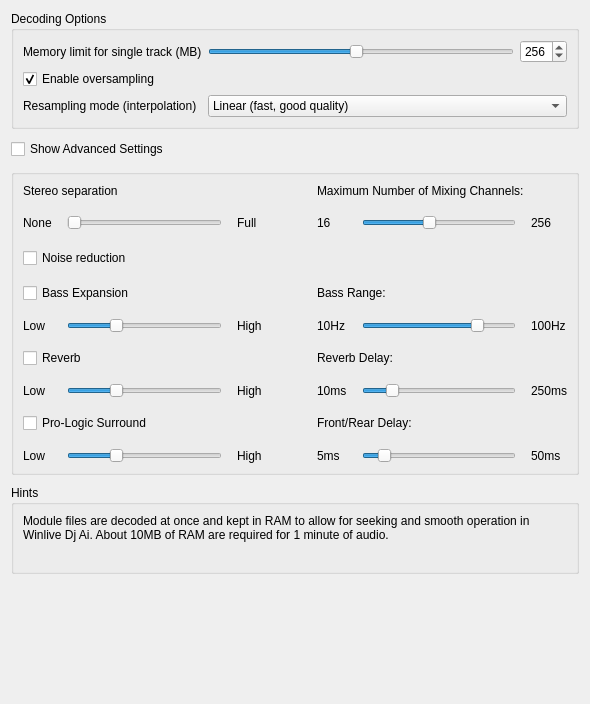
<?xml version="1.0" encoding="UTF-8"?>
<ui version="4.0">
 <class>DlgPrefModplug</class>
 <widget class="QWidget" name="DlgPrefModplug">
  <property name="geometry">
   <rect>
    <x>0</x>
    <y>0</y>
    <width>590</width>
    <height>704</height>
   </rect>
  </property>
  <property name="windowTitle">
   <string>Modplug Preferences</string>
  </property>
  <layout class="QGridLayout" name="gridLayout">
   <property name="spacing">
    <number>10</number>
   </property>
   <item row="8" column="0">
    <widget class="QCheckBox" name="showAdvanced">
     <property name="text">
      <string>Show Advanced Settings</string>
     </property>
    </widget>
   </item>
   <item row="12" column="1">
    <spacer name="verticalSpacer_2">
     <property name="orientation">
      <enum>Qt::Vertical</enum>
     </property>
     <property name="sizeType">
      <enum>QSizePolicy::Expanding</enum>
     </property>
     <property name="sizeHint" stdset="0">
      <size>
       <width>20</width>
       <height>40</height>
      </size>
     </property>
    </spacer>
   </item>
   <item row="9" column="0" colspan="6">
    <widget class="QGroupBox" name="advancedSettings">
     <property name="sizePolicy">
      <sizepolicy hsizetype="Expanding" vsizetype="Minimum">
       <horstretch>0</horstretch>
       <verstretch>0</verstretch>
      </sizepolicy>
     </property>
     <property name="title">
      <string/>
     </property>
     <layout class="QVBoxLayout" name="verticalLayout">
      <item>
       <layout class="QGridLayout" name="gridLayout_2">
        <property name="spacing">
         <number>15</number>
        </property>
        <item row="4" column="5">
         <widget class="QSlider" name="maxMixChannels">
          <property name="minimum">
           <number>32</number>
          </property>
          <property name="maximum">
           <number>256</number>
          </property>
          <property name="value">
           <number>128</number>
          </property>
          <property name="orientation">
           <enum>Qt::Horizontal</enum>
          </property>
         </widget>
        </item>
        <item row="11" column="5">
         <widget class="QSlider" name="surroundDelay">
          <property name="minimum">
           <number>5</number>
          </property>
          <property name="maximum">
           <number>50</number>
          </property>
          <property name="value">
           <number>10</number>
          </property>
          <property name="orientation">
           <enum>Qt::Horizontal</enum>
          </property>
         </widget>
        </item>
        <item row="7" column="5">
         <widget class="QSlider" name="bassCutoff">
          <property name="minimum">
           <number>10</number>
          </property>
          <property name="maximum">
           <number>100</number>
          </property>
          <property name="value">
           <number>80</number>
          </property>
          <property name="orientation">
           <enum>Qt::Horizontal</enum>
          </property>
         </widget>
        </item>
        <item row="4" column="1">
         <widget class="QSlider" name="stereoSeparation">
          <property name="minimum">
           <number>1</number>
          </property>
          <property name="maximum">
           <number>256</number>
          </property>
          <property name="value">
           <number>1</number>
          </property>
          <property name="orientation">
           <enum>Qt::Horizontal</enum>
          </property>
          <property name="tickPosition">
           <enum>QSlider::NoTicks</enum>
          </property>
         </widget>
        </item>
        <item row="7" column="1">
         <widget class="QSlider" name="bassDepth">
          <property name="maximum">
           <number>100</number>
          </property>
          <property name="value">
           <number>30</number>
          </property>
          <property name="orientation">
           <enum>Qt::Horizontal</enum>
          </property>
         </widget>
        </item>
        <item row="9" column="1">
         <widget class="QSlider" name="reverbDepth">
          <property name="maximum">
           <number>100</number>
          </property>
          <property name="value">
           <number>30</number>
          </property>
          <property name="orientation">
           <enum>Qt::Horizontal</enum>
          </property>
         </widget>
        </item>
        <item row="3" column="4" colspan="3">
         <widget class="QLabel" name="label_5">
          <property name="text">
           <string>Maximum Number of Mixing Channels:</string>
          </property>
         </widget>
        </item>
        <item row="11" column="1">
         <widget class="QSlider" name="surroundDepth">
          <property name="maximum">
           <number>100</number>
          </property>
          <property name="value">
           <number>30</number>
          </property>
          <property name="orientation">
           <enum>Qt::Horizontal</enum>
          </property>
         </widget>
        </item>
        <item row="7" column="0">
         <widget class="QLabel" name="label_2">
          <property name="text">
           <string>Low</string>
          </property>
         </widget>
        </item>
        <item row="8" column="4" colspan="3">
         <widget class="QLabel" name="label_7">
          <property name="text">
           <string>Reverb Delay:</string>
          </property>
         </widget>
        </item>
        <item row="9" column="0">
         <widget class="QLabel" name="label_13">
          <property name="text">
           <string>Low</string>
          </property>
         </widget>
        </item>
        <item row="7" column="2">
         <widget class="QLabel" name="label_6">
          <property name="text">
           <string>High</string>
          </property>
         </widget>
        </item>
        <item row="4" column="3">
         <spacer name="horizontalSpacer">
          <property name="orientation">
           <enum>Qt::Horizontal</enum>
          </property>
          <property name="sizeType">
           <enum>QSizePolicy::Preferred</enum>
          </property>
          <property name="sizeHint" stdset="0">
           <size>
            <width>40</width>
            <height>20</height>
           </size>
          </property>
         </spacer>
        </item>
        <item row="4" column="0">
         <widget class="QLabel" name="label_8">
          <property name="text">
           <string>None</string>
          </property>
         </widget>
        </item>
        <item row="6" column="0" colspan="3">
         <widget class="QCheckBox" name="megabass">
          <property name="text">
           <string>Bass Expansion</string>
          </property>
         </widget>
        </item>
        <item row="9" column="5">
         <widget class="QSlider" name="reverbDelay">
          <property name="minimum">
           <number>10</number>
          </property>
          <property name="maximum">
           <number>250</number>
          </property>
          <property name="value">
           <number>50</number>
          </property>
          <property name="orientation">
           <enum>Qt::Horizontal</enum>
          </property>
         </widget>
        </item>
        <item row="6" column="4" colspan="3">
         <widget class="QLabel" name="label_3">
          <property name="text">
           <string>Bass Range:</string>
          </property>
         </widget>
        </item>
        <item row="4" column="4">
         <widget class="QLabel" name="label_18">
          <property name="text">
           <string>16</string>
          </property>
         </widget>
        </item>
        <item row="10" column="4" colspan="3">
         <widget class="QLabel" name="label_9">
          <property name="text">
           <string>Front/Rear Delay:</string>
          </property>
         </widget>
        </item>
        <item row="11" column="2">
         <widget class="QLabel" name="label_17">
          <property name="text">
           <string>High</string>
          </property>
         </widget>
        </item>
        <item row="10" column="0" colspan="3">
         <widget class="QCheckBox" name="surround">
          <property name="text">
           <string>Pro-Logic Surround</string>
          </property>
         </widget>
        </item>
        <item row="4" column="2">
         <widget class="QLabel" name="label_15">
          <property name="text">
           <string>Full</string>
          </property>
         </widget>
        </item>
        <item row="11" column="0">
         <widget class="QLabel" name="label_14">
          <property name="text">
           <string>Low</string>
          </property>
         </widget>
        </item>
        <item row="8" column="0" colspan="3">
         <widget class="QCheckBox" name="reverb">
          <property name="text">
           <string>Reverb</string>
          </property>
         </widget>
        </item>
        <item row="3" column="0" colspan="3">
         <widget class="QLabel" name="label_4">
          <property name="text">
           <string>Stereo separation</string>
          </property>
         </widget>
        </item>
        <item row="9" column="2">
         <widget class="QLabel" name="label_16">
          <property name="text">
           <string>High</string>
          </property>
         </widget>
        </item>
        <item row="7" column="4">
         <widget class="QLabel" name="label_19">
          <property name="text">
           <string>10Hz</string>
          </property>
         </widget>
        </item>
        <item row="9" column="4">
         <widget class="QLabel" name="label_20">
          <property name="text">
           <string>10ms</string>
          </property>
         </widget>
        </item>
        <item row="4" column="6">
         <widget class="QLabel" name="label_22">
          <property name="text">
           <string>256</string>
          </property>
         </widget>
        </item>
        <item row="11" column="4">
         <widget class="QLabel" name="label_21">
          <property name="text">
           <string>5ms</string>
          </property>
         </widget>
        </item>
        <item row="7" column="6">
         <widget class="QLabel" name="label_23">
          <property name="text">
           <string>100Hz</string>
          </property>
         </widget>
        </item>
        <item row="9" column="6">
         <widget class="QLabel" name="label_24">
          <property name="text">
           <string>250ms</string>
          </property>
         </widget>
        </item>
        <item row="11" column="6">
         <widget class="QLabel" name="label_25">
          <property name="text">
           <string>50ms</string>
          </property>
         </widget>
        </item>
        <item row="5" column="0" colspan="3">
         <widget class="QCheckBox" name="noiseReduction">
          <property name="text">
           <string>Noise reduction</string>
          </property>
         </widget>
        </item>
       </layout>
      </item>
     </layout>
    </widget>
   </item>
   <item row="10" column="0" colspan="6">
    <widget class="QGroupBox" name="Hints">
     <property name="sizePolicy">
      <sizepolicy hsizetype="Expanding" vsizetype="Minimum">
       <horstretch>0</horstretch>
       <verstretch>0</verstretch>
      </sizepolicy>
     </property>
     <property name="title">
      <string>Hints</string>
     </property>
     <layout class="QVBoxLayout" name="verticalLayout_3">
      <item>
       <widget class="QLabel" name="label_11">
        <property name="text">
         <string>Module files are decoded at once and kept in RAM to allow for seeking and smooth operation in Winlive Dj Ai. About 10MB of RAM are required for 1 minute of audio.</string>
        </property>
        <property name="wordWrap">
         <bool>true</bool>
        </property>
       </widget>
      </item>
      <item>
       <widget class="QLabel" name="modplugSettingsHint">
        <property name="wordWrap">
         <bool>true</bool>
        </property>
        <property name="openExternalLinks">
         <bool>true</bool>
        </property>
       </widget>
      </item>
     </layout>
    </widget>
   </item>
   <item row="1" column="0" colspan="6">
    <widget class="QGroupBox" name="decodingOptions">
     <property name="sizePolicy">
      <sizepolicy hsizetype="Expanding" vsizetype="Minimum">
       <horstretch>0</horstretch>
       <verstretch>0</verstretch>
      </sizepolicy>
     </property>
     <property name="toolTip">
      <string>Decoding options for libmodplug, a software library for loading and rendering module files (MOD music, tracker music).</string>
     </property>
     <property name="title">
      <string>Decoding Options</string>
     </property>
     <layout class="QVBoxLayout" name="verticalLayout_4">
      <item>
       <layout class="QGridLayout" name="gridLayout_5">
        <item row="0" column="1">
         <widget class="QSlider" name="memoryLimit">
          <property name="toolTip">
           <string extracomment="1 minute of decoded audio requires about 10MB of RAM."/>
          </property>
          <property name="minimum">
           <number>16</number>
          </property>
          <property name="maximum">
           <number>512</number>
          </property>
          <property name="value">
           <number>256</number>
          </property>
          <property name="sliderPosition">
           <number>256</number>
          </property>
          <property name="orientation">
           <enum>Qt::Horizontal</enum>
          </property>
         </widget>
        </item>
        <item row="2" column="1" colspan="2">
         <widget class="QComboBox" name="resampleMode">
          <property name="currentIndex">
           <number>1</number>
          </property>
          <item>
           <property name="text">
            <string>Nearest (very fast, extremely bad quality)</string>
           </property>
          </item>
          <item>
           <property name="text">
            <string>Linear (fast, good quality)</string>
           </property>
          </item>
          <item>
           <property name="text">
            <string>Cubic Spline (high quality)</string>
           </property>
          </item>
          <item>
           <property name="text">
            <string>8-tap FIR (extremely high quality)</string>
           </property>
          </item>
         </widget>
        </item>
        <item row="2" column="0">
         <widget class="QLabel" name="label">
          <property name="text">
           <string>Resampling mode (interpolation)</string>
          </property>
         </widget>
        </item>
        <item row="0" column="2">
         <widget class="QSpinBox" name="memoryLimitSpin">
          <property name="minimum">
           <number>16</number>
          </property>
          <property name="maximum">
           <number>512</number>
          </property>
          <property name="value">
           <number>256</number>
          </property>
         </widget>
        </item>
        <item row="0" column="0">
         <widget class="QLabel" name="label_10">
          <property name="text">
           <string>Memory limit for single track (MB)</string>
          </property>
         </widget>
        </item>
        <item row="1" column="0">
         <widget class="QCheckBox" name="oversampling">
          <property name="text">
           <string>Enable oversampling</string>
          </property>
          <property name="checked">
           <bool>true</bool>
          </property>
         </widget>
        </item>
       </layout>
      </item>
     </layout>
    </widget>
   </item>
  </layout>
 </widget>
 <tabstops>
  <tabstop>memoryLimit</tabstop>
  <tabstop>memoryLimitSpin</tabstop>
  <tabstop>oversampling</tabstop>
  <tabstop>resampleMode</tabstop>
  <tabstop>showAdvanced</tabstop>
  <tabstop>stereoSeparation</tabstop>
  <tabstop>maxMixChannels</tabstop>
  <tabstop>noiseReduction</tabstop>
  <tabstop>megabass</tabstop>
  <tabstop>bassDepth</tabstop>
  <tabstop>bassCutoff</tabstop>
  <tabstop>reverb</tabstop>
  <tabstop>reverbDepth</tabstop>
  <tabstop>reverbDelay</tabstop>
  <tabstop>surround</tabstop>
  <tabstop>surroundDepth</tabstop>
  <tabstop>surroundDelay</tabstop>
 </tabstops>
 <resources/>
</ui>
